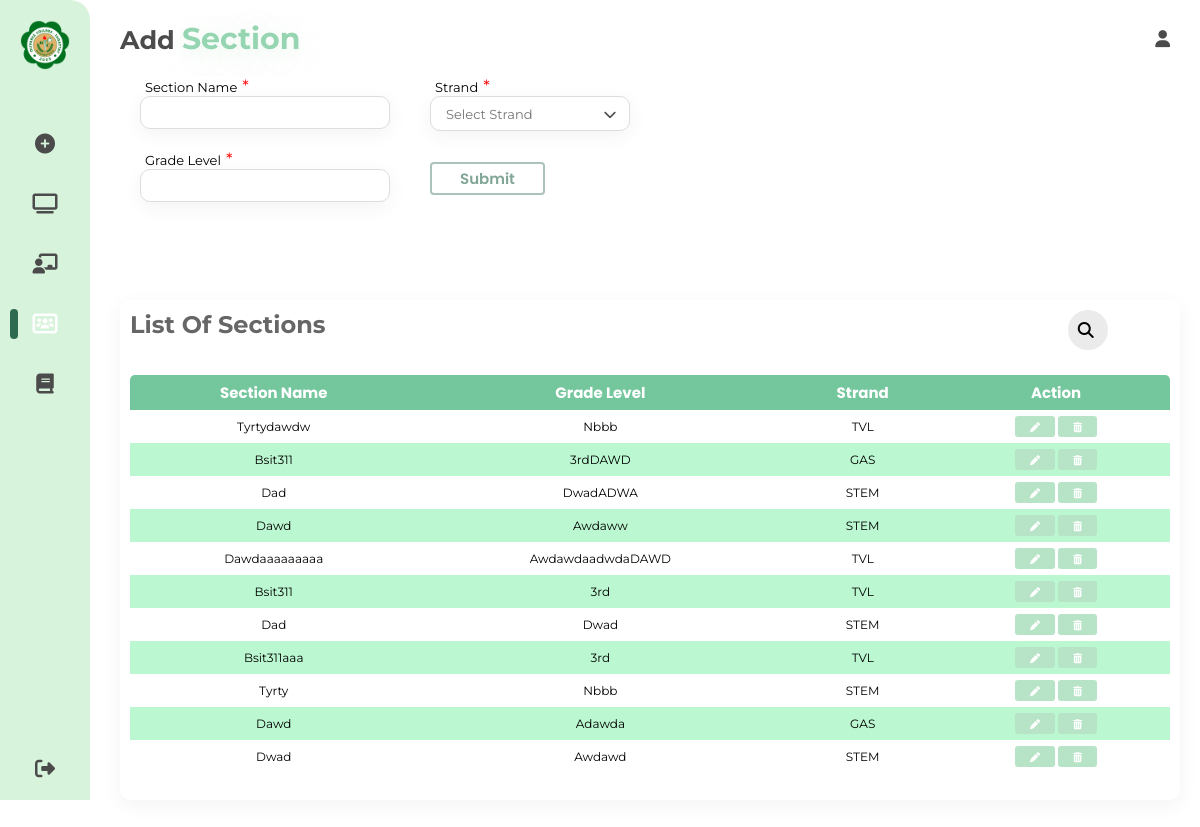
The page /section.php on the database as committed earlier.
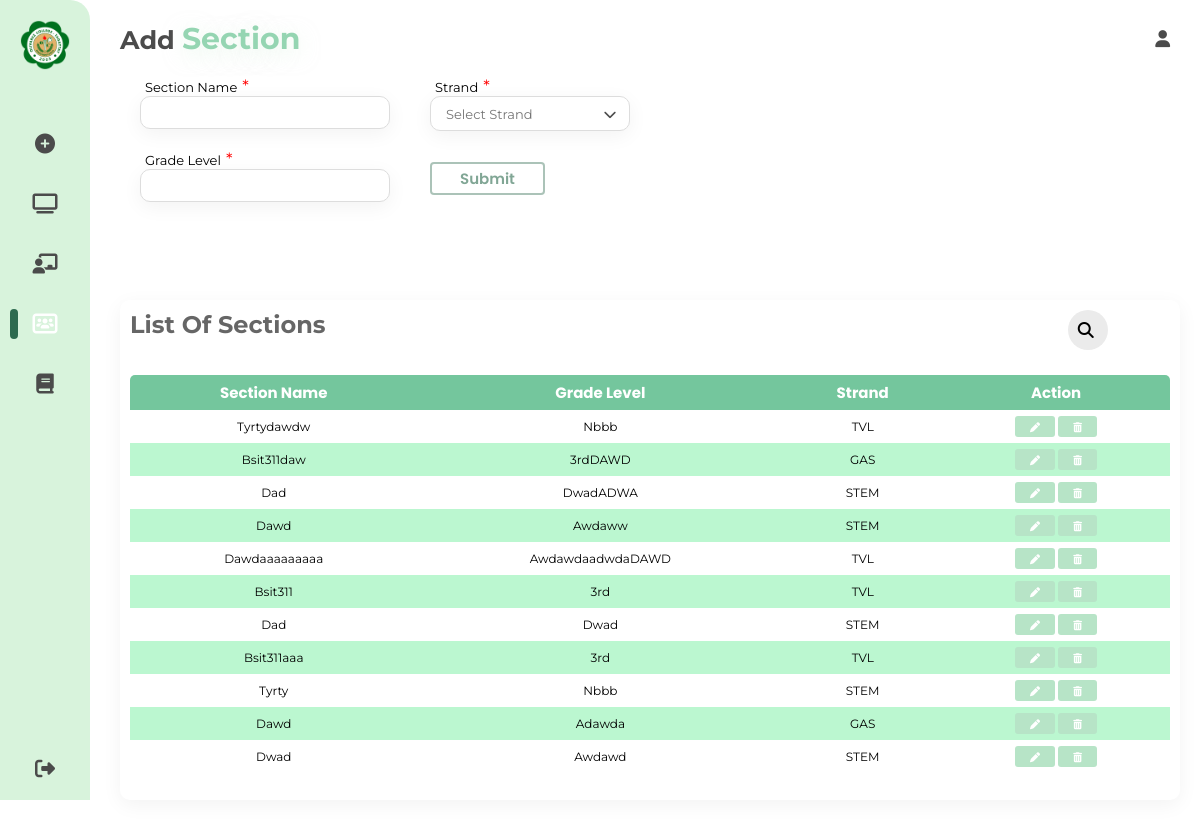
The same page on the database as committed later.
### tables this page shows
CREATE TABLE `sections` (
  `id` int(11) NOT NULL,
  `section_name` varchar(255) NOT NULL,
  `grade_level` varchar(255) NOT NULL,
  `strand` varchar(255) NOT NULL
);

### section.php (the view, shortened to what the changed rows need)
<?php
include('connect.php');
$sql = "SELECT * FROM sections";
$result = $conn->query($sql);
if(isset($_GET['search'])) {
  $searchTerm = $_GET['search'];
  $result = searchTeachers($conn, $searchTerm);
} else {
  $sql = "SELECT * FROM sections";
  $result = $conn->query($sql);}
?>
<!DOCTYPE html>
<html lang="en">
  <head>
    <link rel="stylesheet" href="section.css" />
    <link
      rel="stylesheet"
      href="https://cdnjs.cloudflare.com/ajax/libs/font-awesome/6.5.1/css/all.min.css"
    />
  </head>
  <body>
    <div class="container">
      <section class="main-content">
        <div class="main-logo">
          <h1>Add <span>Section</span></h1>
        </div>
        <div class="teachers-lists">
          <div class="teachers-table">
            <div class="table-header">
              <h1>List of Sections</h1>
            </div>
            <table class="table">
              <thead>
                <tr>
                  <th>Section Name</th>
                  <th>Grade Level</th>
                  <th>Strand</th>
                  <th>Action</th>
                </tr>
              </thead>
              <tbody st>
              <?php
                while($row = $result->fetch_assoc()) {
                  echo "<tr>";
                  echo "<td>" . $row['section_name'] ."</td>";
                  echo "<td>" . $row['grade_level'] . "</td>";
                  echo "<td>" . $row['strand'] . "</td>";
                  echo "<td><a href='edit_page_sections.php?id=" . $row['id'] . "'><button><i class='fa-solid fa-pen'></i></button></a>
                  <a href='delete_sections.php?id=" . $row['id'] . "'> <button type='submit' name='delete'><i class='fa-solid fa-trash-can'></i></button></a>
                  </td>";
                  echo "</tr>";
              }
              ?>
        </tbody>
            </table>
          </div>
        </div>
      </section>
    </div>
  </body>
</html>

Rows that differ between the two databases and show on the page:
changed sections "3rdDAWD": section_name "Bsit311" → "Bsit311daw"
